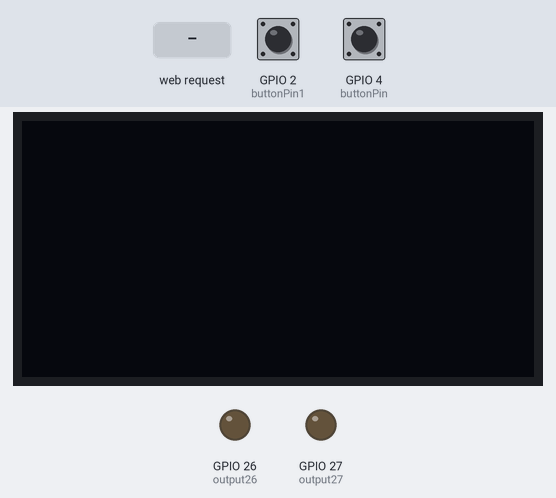
The sketch below on a simulated ESP32. Shown: 128×64 one-colour display, output pins drawn as LEDs (lit = HIGH). Inputs (shaded band) come from the test bench; at power-on: GPIO 2 (buttonPin1) HIGH, GPIO 4 (buttonPin) HIGH. WiFi joins after 1.5 s; servers stay silent unless stated; what the sketch prints to the serial monitor is not drawn.

Above: at 4.7 s.
4.8 s: HTTP request GET /26/on received
At 5.8 s:
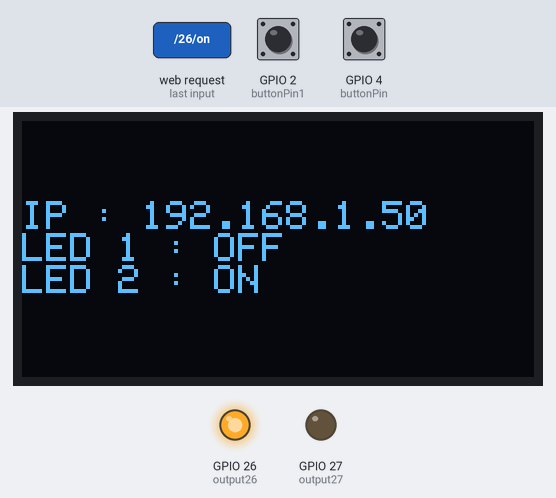
6.4 s: HTTP request GET /27/on received
At 6.9 s:
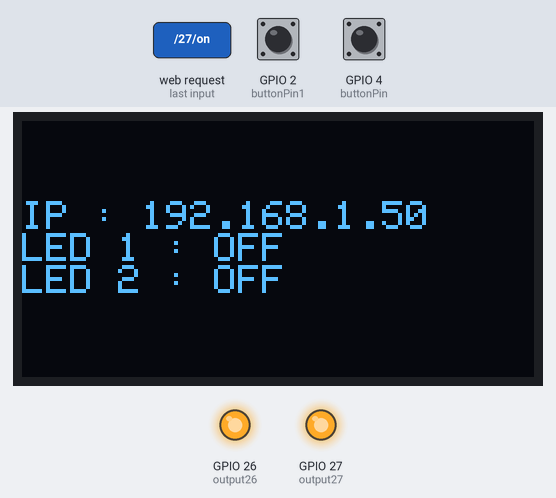
8.1 s: HTTP request GET /26/off received
At 9.4 s:
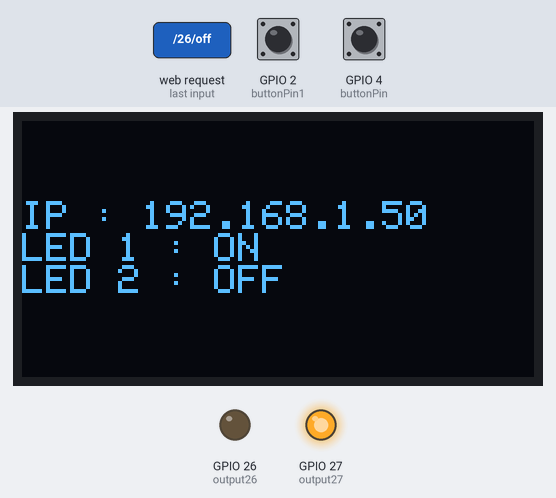
9.8 s: HTTP request GET /27/off received
At 10.6 s:
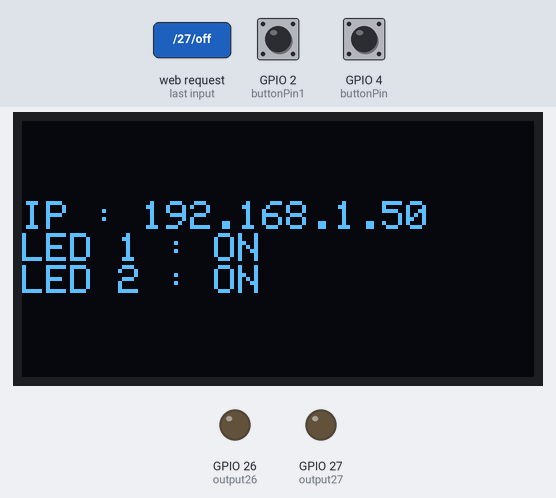
11.4 s: GPIO 2 (buttonPin1) pulled LOW for 0.15 s
At 12.5 s:
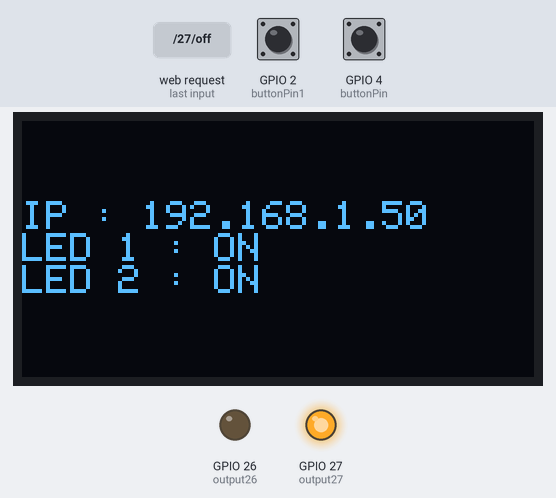
13.0 s: GPIO 4 (buttonPin) pulled LOW for 0.15 s
At 14.3 s:
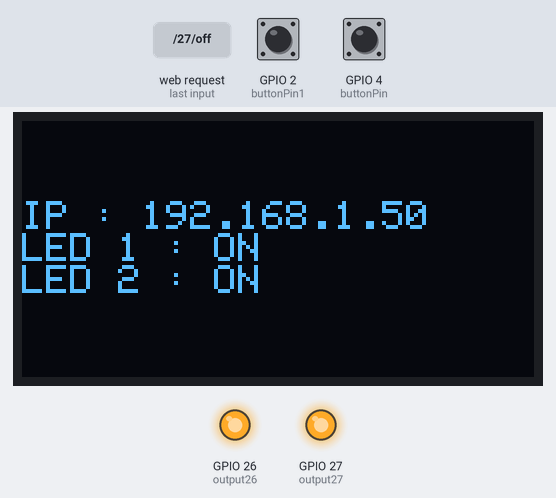
Timing chart, 0 to 15.6 s (numbered marks = the images above; inputs shaded):
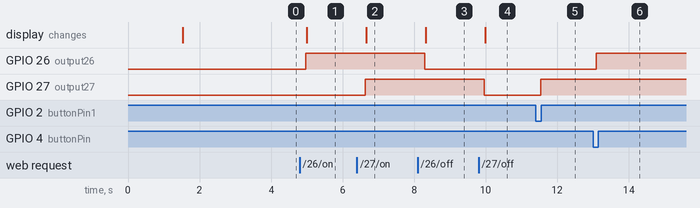

The sketch:

PR01_LED_Website_Oled.ino
```cpp
#include <WiFi.h>
#include <Wire.h>
#include <Adafruit_GFX.h>
#include <Adafruit_SSD1306.h>

#define SCREEN_WIDTH 128
#define SCREEN_HEIGHT 64
Adafruit_SSD1306 display(SCREEN_WIDTH, SCREEN_HEIGHT, &Wire, -1);

const char* ssid = "UGM-Hotspot";
const char* password = "";

// Set web server port number to 80
WiFiServer server(8080);

// Variable to store the HTTP request
String header;

// Auxiliar variables to store the current output state
String output26State = "off";
String output27State = "off";

// Assign output variables to GPIO pins
const int output26 = 26;
const int output27 = 27;

// Current time
unsigned long currentTime = millis();
// Previous time
unsigned long previousTime = 0;
// Define timeout time in milliseconds (example: 2000ms = 2s)
const long timeoutTime = 2000;


// Current time
unsigned long btnCurrentTime = millis();
// Previous time
unsigned long btnPreviousTime = 0;
// Define timeout time in milliseconds (example: 2000ms = 2s)
const long btnTimeoutTime = 2000;

const int buttonPin = 4;
const int buttonPin1 = 2;

int buttonState = 0;
int buttonState1 = 0;

int btnClick = 0;
int btnClick1 = 0;

String LED;
String LED1;

void setup() {
  Serial.begin(115200);
  // Initialize the output variables as outputs
  pinMode(output26, OUTPUT);
  pinMode(output27, OUTPUT);
  // Set outputs to LOW
  digitalWrite(output26, LOW);
  digitalWrite(output27, LOW);

  pinMode(buttonPin, INPUT);
  pinMode(buttonPin1, INPUT);

  // Connect to Wi-Fi network with SSID and password
  Serial.print("Connecting to ");
  Serial.println(ssid);
  WiFi.begin(ssid, password);
  while (WiFi.status() != WL_CONNECTED) {
    delay(500);
    Serial.print(".");
  }
  // Print local IP address and start web server
  Serial.println("");
  Serial.println("WiFi connected.");
  Serial.println("IP address: ");
  Serial.println(WiFi.localIP());
  server.begin();


    if(!display.begin(SSD1306_SWITCHCAPVCC, 0x3C)) { // Address 0x3D for 128x64
    Serial.println(F("SSD1306 allocation failed"));
    for(;;);
  }
  delay(2000);


}

void loop() {
  WiFiClient client = server.available();   // Listen for incoming clients
  buttonState = digitalRead(buttonPin);
  buttonState1 = digitalRead(buttonPin1);
  if (buttonState == LOW && btnClick == 0) {
    btnClick = 1;
    output26State = output26State == "on" ? "off" : "on";
    Serial.println(buttonState + " ," + output26State);
    digitalWrite(output26, output26State == "on" ? HIGH : LOW);
  }
  if (buttonState == HIGH) {
    delay(50);
    btnClick = 0;
  }

  if (buttonState1 == LOW && btnClick1 == 0) {
    btnClick1 = 1;
    output27State = output27State == "on" ? "off" : "on";
    Serial.println(buttonState1 + " ," + output27State);
    digitalWrite(output27, output27State == "on" ? HIGH : LOW);
  }
  if (buttonState1 == HIGH) {
    delay(50);
    btnClick1 = 0;
  }


  if (client) {                             // If a new client connects,
    currentTime = millis();
    previousTime = currentTime;
    Serial.println("New Client.");          // print a message out in the serial port
    String currentLine = "";                // make a String to hold incoming data from the client
    while (client.connected() && currentTime - previousTime <= timeoutTime) {  // loop while the client's connected
      currentTime = millis();
      if (client.available()) {             // if there's bytes to read from the client,
        char c = client.read();             // read a byte, then
        Serial.write(c);                    // print it out the serial monitor
        Serial.println("c" + c);
        header += c;
        if (c == '\n') {                    // if the byte is a newline character
          // if the current line is blank, you got two newline characters in a row.
          // that's the end of the client HTTP request, so send a response:
          if (currentLine.length() == 0) {
            // HTTP headers always start with a response code (e.g. HTTP/1.1 200 OK)
            // and a content-type so the client knows what's coming, then a blank line:
            client.println("HTTP/1.1 200 OK");
            client.println("Content-type:text/html");
            client.println("Connection: close");
            client.println();

            // turns the GPIOs on and off
            if (header.indexOf("GET /26/on") >= 0) {
              Serial.println(header.indexOf("GET /26/on"));
              Serial.println("GPIO 26 on");
              output26State = "on";
              digitalWrite(output26, HIGH);
            } else if (header.indexOf("GET /26/off") >= 0) {
              Serial.println("GPIO 26 off");
              output26State = "off";
              digitalWrite(output26, LOW);
            } else if (header.indexOf("GET /27/on") >= 0) {
              Serial.println("GPIO 27 on");
              output27State = "on";
              digitalWrite(output27, HIGH);
            } else if (header.indexOf("GET /27/off" ) >= 0) {
              Serial.println("GPIO 27 off");
              output27State = "off";
              digitalWrite(output27, LOW);
            }

            // Display the HTML web page
            client.println("<!DOCTYPE html><html>");
            client.println("<head><meta name=\"viewport\" content=\"width=device-width, initial-scale=1\">");
            client.println("<link rel=\"icon\" href=\"data:,\">");
            // CSS to style the on/off buttons
            // Feel free to change the background-color and font-size attributes to fit your preferences
            client.println("<style>html { font-family: Helvetica; display: inline-block; margin: 0px auto; text-align: center;}");
            client.println(".button { background-color: #4CAF50; border: none; color: white; padding: 16px 40px;");
            client.println("text-decoration: none; font-size: 30px; margin: 2px; cursor: pointer;}");
            client.println(".button2 {background-color: #555555;}</style></head>");

            // Web Page Heading
            client.println("<body><h1>ESP32 Web Server</h1>");
            client.println("<p><a href=\"/\"><button class=\"button\" style=\"background-color:#fff; color: #000;border: 1px solid #000!important;border-radius: 6px;\">Refresh</button></a></p>");
            // Display current state, and ON/OFF buttons for GPIO 26
            client.println("<p>GPIO 26 - State " + output26State + "</p>");
            // If the output26State is off, it displays the ON button
            if (output26State == "off") {
              client.println("<p><a href=\"/26/on\"><button class=\"button\">ON</button></a></p>");
              LED = "ON";

            } else {
              client.println("<p><a href=\"/26/off\"><button class=\"button button2\">OFF</button></a></p>");
              LED = "OFF";
            }

            // Display current state, and ON/OFF buttons for GPIO 27
            client.println("<p>GPIO 27 - State " + output27State + "</p>");
            // If the output27State is off, it displays the ON button
            if (output27State == "off") {
              client.println("<p><a href=\"/27/on\"><button class=\"button\">ON</button></a></p>");
              LED1 = "ON";
            } else {
              client.println("<p><a href=\"/27/off\"><button class=\"button button2\">OFF</button></a></p>");
              LED1 = "OFF";
            }
            client.println("</body></html>");

            // The HTTP response ends with another blank line
            client.println();
            // Break out of the while loop
            break;
          } else { // if you got a newline, then clear currentLine
            currentLine = "";
          }
        } else if (c != '\r') {  // if you got anything else but a carriage return character,
          currentLine += c;      // add it to the end of the currentLine
        }
      }
    }
    // Clear the header variable
    header = "";
    // Close the connection
    client.stop();
    Serial.println("Client disconnected.");
    Serial.println("");

    display.clearDisplay();
    display.setTextSize(1);
    display.setTextColor(WHITE);
    display.setCursor(0, 20);
    // Display static text
    display.print("IP : ");
    display.println(WiFi.localIP());
    display.print("LED 1 : ");
    display.println(LED);
    display.print("LED 2 : ");
    display.println(LED1);
    display.display();
  }
}
```

Measured:
- after the input at 4.8 s, GPIO 26 (output26): LOW → HIGH after 0.17 s; the display: changes after 0.20 s (image 1)
- after the input at 6.4 s, GPIO 27 (output27): LOW → HIGH after 0.23 s; the display: changes after 0.26 s (image 2)
- after the input at 8.1 s, GPIO 26 (output26): HIGH → LOW after 0.20 s; the display: changes after 0.23 s (image 3)
- after the input at 9.8 s, GPIO 27 (output27): HIGH → LOW after 0.16 s; the display: changes after 0.19 s (image 4)
- after the input at 11.4 s, GPIO 27 (output27): LOW → HIGH after 0.14 s
- after the input at 13.0 s, GPIO 26 (output26): LOW → HIGH after 0.10 s
